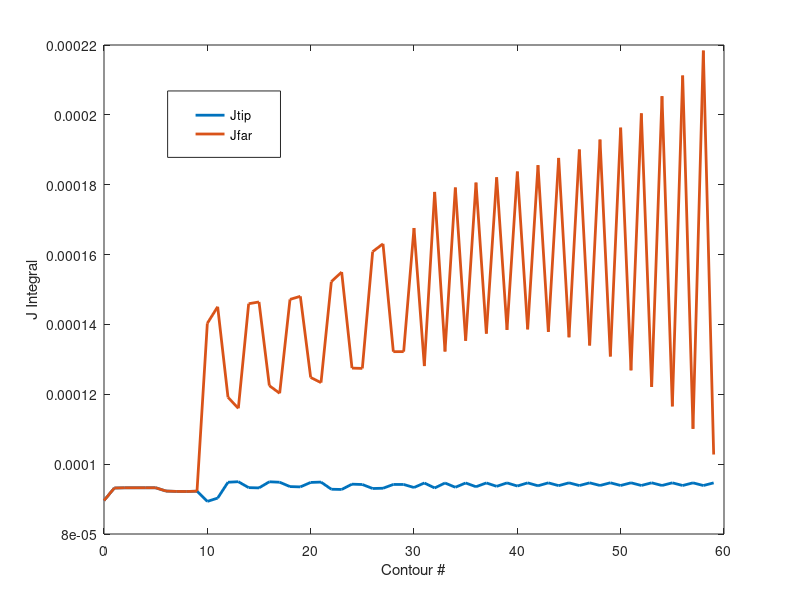

This chart was generated by the following MATLAB code:
Jtip=load('Js_corrected_3.000.txt')
Jfar=load('Js_3.000.txt')
Jtip=load('Js_corrected_0.300.txt')
Jfar=load('Js_0.300.txt')

figure1 = figure;

% Create axes
axes1 = axes('Parent',figure1);
hold(axes1,'on');

% Create multiple lines using matrix input to plot
plot1 = plot(Jtip(1,2:end),[Jtip(2,2:end);Jfar(2,2:end)],'LineWidth',2);
set(plot1(1),'DisplayName','Jtip');
set(plot1(2),'DisplayName','Jfar');

% Create ylabel
ylabel('J Integral');

% Create xlabel
xlabel('Contour #');

box(axes1,'on');
% Create legend
legend1 = legend(axes1,'show');
set(legend1,...
    'Position',[0.209523811013925 0.737698415678645 0.141071427081312 0.110714282734053]);

